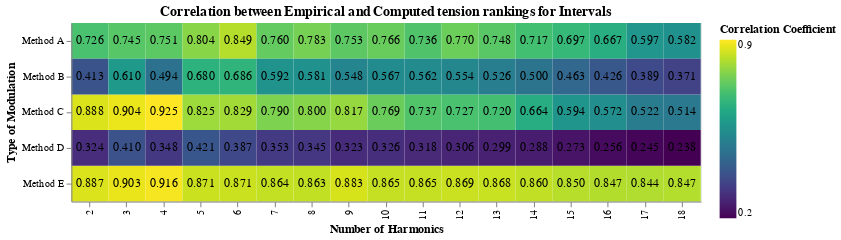

This figure's Vega-Lite source:
### Vega-Lite specification from a JSON file in a GitHub repository (floating-point values rounded to 4 significant figures)
{"config": {"view": {"continuousWidth": 300, "continuousHeight": 300}}, "layer": [{"mark": {"type": "rect"}, "encoding": {"color": {"field": "correlation", "scale": {"scheme": "viridis"}, "title": "Correlation Coefficient", "type": "quantitative"}, "tooltip": [{"field": "harmonics_considered", "type": "quantitative"}, {"field": "method", "type": "nominal"}, {"field": "correlation", "type": "quantitative"}, {"field": "p_value", "type": "quantitative"}], "x": {"field": "harmonics_considered", "title": "Number of Harmonics", "type": "ordinal"}, "y": {"field": "method", "title": "Type of Modulation", "type": "ordinal"}}, "title": "Correlation between Empirical and Computed Tension Rankings"}, {"mark": {"type": "text", "baseline": "middle", "color": "black"}, "encoding": {"text": {"field": "correlation", "format": ".3f", "type": "quantitative"}, "x": {"field": "harmonics_considered", "title": "Number of Harmonics", "type": "ordinal"}, "y": {"field": "method", "type": "nominal"}}}], "data": {"name": "data-dfd5c1d936ab5c3f532afe0276f1d750"}, "height": 170, "title": "Correlation between Empirical and Computed tension rankings for Intervals", "width": 600, "$schema": "https://vega.github.io/schema/vega-lite/v5.20.1.json", "datasets": {"data-dfd5c1d936ab5c3f532afe0276f1d750": [{"method": "Method A", "harmonics_considered": 2, "normed_column": "normed_values_only_modulations", "correlation": 0.7259, "p_value": 0.004967, "final_ranking_correlate": "[0.0, 0.0, 0.0, 0.0, 0.0, 0.5, 0.0, 1.0, 0.0, 0.5, 1.0, 0.5, 1.0]"}, {"method": "Method A", "harmonics_considered": 3, "normed_column": "normed_values_only_modulations", "correlation": 0.7445, "p_value": 0.00351, "final_ranking_correlate": "[0.0, 0.0, 0.0, 0.3333333333333333, 0.3333333333333333, 0.6666666666666666, 0.3333333333333333, 1.0, 0.3333333333333333, 0.6666666666666666, 1.0, 0.3333333333333333, 1.0]"}, {"method": "Method A", "harmonics_considered": 4, "normed_column": "normed_values_only_modulations", "correlation": 0.751, "p_value": 0.003087, "final_ranking_correlate": "[0.0, 0.0, 0.2, 0.2, 0.4, 0.6, 0.4, 1.0, 0.4, 0.6, 1.0, 0.4, 0.8]"}, {"method": "Method A", "harmonics_considered": 5, "normed_column": "normed_values_only_modulations", "correlation": 0.8038, "p_value": 0.0009286, "final_ranking_correlate": "[0.0, 0.0, 0.2857142857142857, 0.14285714285714285, 0.2857142857142857, 0.42857142857142855, 0.2857142857142857, 0.8571428571428571, 0.5714285714285714, 0.42857142857142855, 1.0, 0.42857142857142855, 0.8571428571428571]"}, {"method": "Method A", "harmonics_considered": 6, "normed_column": "normed_values_only_modulations", "correlation": 0.8488, "p_value": 0.0002432, "final_ranking_correlate": "[0.0, 0.0, 0.25, 0.375, 0.375, 0.625, 0.375, 0.875, 0.75, 0.625, 1.0, 0.5, 1.0]"}, {"method": "Method A", "harmonics_considered": 7, "normed_column": "normed_values_only_modulations", "correlation": 0.7598, "p_value": 0.002579, "final_ranking_correlate": "[0.0, 0.0, 0.125, 0.25, 0.25, 0.375, 0.375, 0.875, 0.5, 0.375, 0.875, 0.25, 1.0]"}, {"method": "Method A", "harmonics_considered": 8, "normed_column": "normed_values_only_modulations", "correlation": 0.7831, "p_value": 0.001544, "final_ranking_correlate": "[0.2222222222222222, 0.0, 0.2222222222222222, 0.3333333333333333, 0.4444444444444444, 0.4444444444444444, 0.4444444444444444, 1.0, 0.6666666666666666, 0.5555555555555556, 1.0, 0.4444444444444444, 1.0]"}, {"method": "Method A", "harmonics_considered": 9, "normed_column": "normed_values_only_modulations", "correlation": 0.7526, "p_value": 0.002994, "final_ranking_correlate": "[0.2, 0.0, 0.1, 0.3, 0.4, 0.3, 0.4, 0.8, 0.6, 0.4, 0.9, 0.3, 1.0]"}, {"method": "Method A", "harmonics_considered": 10, "normed_column": "normed_values_only_modulations", "correlation": 0.7663, "p_value": 0.002248, "final_ranking_correlate": "[0.3076923076923077, 0.0, 0.15384615384615385, 0.23076923076923078, 0.46153846153846156, 0.38461538461538464, 0.38461538461538464, 0.6923076923076923, 0.6153846153846154, 0.38461538461538464, 0.8461538461538461, 0.38461538461538464, 1.0]"}, {"method": "Method A", "harmonics_considered": 11, "normed_column": "normed_values_only_modulations", "correlation": 0.7355, "p_value": 0.004166, "final_ranking_correlate": "[0.3333333333333333, 0.0, 0.06666666666666667, 0.2, 0.4, 0.26666666666666666, 0.4, 0.6666666666666666, 0.6, 0.3333333333333333, 0.7333333333333333, 0.3333333333333333, 1.0]"}, {"method": "Method A", "harmonics_considered": 12, "normed_column": "normed_values_only_modulations", "correlation": 0.7695, "p_value": 0.002099, "final_ranking_correlate": "[0.23529411764705882, 0.0, 0.11764705882352941, 0.23529411764705882, 0.47058823529411764, 0.29411764705882354, 0.4117647058823529, 0.6470588235294118, 0.6470588235294118, 0.35294117647058826, 0.7058823529411765, 0.35294117647058826, 1.0]"}, {"method": "Method A", "harmonics_considered": 13, "normed_column": "normed_values_only_modulations", "correlation": 0.7475, "p_value": 0.003308, "final_ranking_correlate": "[0.3, 0.0, 0.15, 0.25, 0.55, 0.35, 0.45, 0.65, 0.6, 0.35, 0.7, 0.4, 1.0]"}, {"method": "Method A", "harmonics_considered": 14, "normed_column": "normed_values_only_modulations", "correlation": 0.7171, "p_value": 0.005801, "final_ranking_correlate": "[0.2857142857142857, 0.0, 0.14285714285714285, 0.23809523809523808, 0.5238095238095238, 0.2857142857142857, 0.42857142857142855, 0.6666666666666666, 0.5714285714285714, 0.3333333333333333, 0.6666666666666666, 0.3333333333333333, 1.0]"}, {"method": "Method A", "harmonics_considered": 15, "normed_column": "normed_values_only_modulations", "correlation": 0.6974, "p_value": 0.008054, "final_ranking_correlate": "[0.30434782608695654, 0.0, 0.17391304347826086, 0.2608695652173913, 0.5217391304347826, 0.30434782608695654, 0.4782608695652174, 0.6956521739130435, 0.6086956521739131, 0.30434782608695654, 0.6521739130434783, 0.34782608695652173, 1.0]"}, {"method": "Method A", "harmonics_considered": 16, "normed_column": "normed_values_only_modulations", "correlation": 0.6669, "p_value": 0.01278, "final_ranking_correlate": "[0.375, 0.0, 0.16666666666666666, 0.20833333333333334, 0.5833333333333334, 0.2916666666666667, 0.4583333333333333, 0.7083333333333334, 0.625, 0.2916666666666667, 0.6666666666666666, 0.375, 1.0]"}, {"method": "Method A", "harmonics_considered": 17, "normed_column": "normed_values_only_modulations", "correlation": 0.5972, "p_value": 0.03115, "final_ranking_correlate": "[0.4166666666666667, 0.0, 0.125, 0.25, 0.5833333333333334, 0.25, 0.4166666666666667, 0.75, 0.5416666666666666, 0.25, 0.625, 0.3333333333333333, 1.0]"}, {"method": "Method A", "harmonics_considered": 18, "normed_column": "normed_values_only_modulations", "correlation": 0.5819, "p_value": 0.03696, "final_ranking_correlate": "[0.4444444444444444, 0.0, 0.07407407407407407, 0.25925925925925924, 0.5925925925925926, 0.2222222222222222, 0.4074074074074074, 0.7037037037037037, 0.5555555555555556, 0.2222222222222222, 0.6296296296296297, 0.3333333333333333, 1.0]"}, {"method": "Method E", "harmonics_considered": 2, "normed_column": "normed_values_normed_weighted_modulations", "correlation": 0.8872, "p_value": 5.248e-05, "final_ranking_correlate": "[0.0, 0.0, 0.0, 0.0, 0.0, 0.22580645161290314, 0.0, 0.45161290322580633, 0.8602150537634407, 1.0, 0.7956989247311826, 1.0, 0.7956989247311826]"}, {"method": "Method E", "harmonics_considered": 3, "normed_column": "normed_values_normed_weighted_modulations", "correlation": 0.9032, "p_value": 2.339e-05, "final_ranking_correlate": "[0.0, 0.0, 0.0, 0.125, 0.21875, 0.44196428571428586, 0.2125, 0.6124999999999999, 1.0, 0.9723214285714288, 0.8187499999999999, 0.8598214285714285, 0.7721590909090909]"}, {"method": "Method E", "harmonics_considered": 4, "normed_column": "normed_values_normed_weighted_modulations", "correlation": 0.9161, "p_value": 1.09e-05, "final_ranking_correlate": "[0.0, 0.0, 0.07229832572298327, 0.16163132545192974, 0.228310502283105, 0.391906786332861, 0.2031963470319635, 0.5871020203915683, 1.0, 0.8765548732483076, 0.7938950397197725, 0.8825381829633131, 0.8022562449637392]"}, {"method": "Method E", "harmonics_considered": 5, "normed_column": "normed_values_normed_weighted_modulations", "correlation": 0.8708, "p_value": 0.0001071, "final_ranking_correlate": "[0.0, 0.010002122650030712, 0.10524094978256487, 0.17337759391991595, 0.10587144217447832, 0.23938594802908286, 0.13381652739631522, 0.5199077874147968, 1.0, 0.8361054591396743, 0.7697831982280035, 0.724788715152787, 0.7118911221469685]"}, {"method": "Method E", "harmonics_considered": 6, "normed_column": "normed_values_normed_weighted_modulations", "correlation": 0.8708, "p_value": 0.0001068, "final_ranking_correlate": "[0.04719055395802289, 0.0, 0.14482281385609957, 0.21643397541861878, 0.18120014602130774, 0.35304544735480503, 0.199166550328864, 0.5643874455929351, 1.0, 0.8349267373284583, 0.7646581638211071, 0.6899632729547724, 0.7119204974504866]"}, {"method": "Method E", "harmonics_considered": 7, "normed_column": "normed_values_normed_weighted_modulations", "correlation": 0.8639, "p_value": 0.0001406, "final_ranking_correlate": "[0.1087072524061303, 0.0, 0.08559643423312815, 0.1755771886255239, 0.166667232859868, 0.34345389557261596, 0.17204969677062895, 0.5222710131254498, 1.0, 0.7552094797631224, 0.7137999614785838, 0.6953291496332867, 0.714481162284226]"}, {"method": "Method E", "harmonics_considered": 8, "normed_column": "normed_values_normed_weighted_modulations", "correlation": 0.8625, "p_value": 0.000148, "final_ranking_correlate": "[0.10169063121719937, 0.0, 0.09842274456172705, 0.18009973216867434, 0.1794424849722699, 0.33252634102337325, 0.17348446021449004, 0.5281741425036703, 1.0, 0.7040712139338474, 0.7025820102665786, 0.701180146837938, 0.696253172095405]"}, {"method": "Method E", "harmonics_considered": 9, "normed_column": "normed_values_normed_weighted_modulations", "correlation": 0.8826, "p_value": 6.479e-05, "final_ranking_correlate": "[0.108694739108753, 0.0, 0.08631348525616783, 0.16216111092003263, 0.23801723718353884, 0.34019649802283386, 0.23887284753400323, 0.5508335470018275, 1.0, 0.6905747809735441, 0.7103859088548551, 0.6950159722669444, 0.7506820566331419]"}, {"method": "Method E", "harmonics_considered": 10, "normed_column": "normed_values_normed_weighted_modulations", "correlation": 0.8654, "p_value": 0.0001325, "final_ranking_correlate": "[0.1438078285240129, 0.0, 0.07403083904647668, 0.1761717710865639, 0.22363236212024473, 0.29709729858856143, 0.22051642249054032, 0.5247492619292358, 1.0, 0.7171226973025833, 0.7120620546442304, 0.659407249981431, 0.7366481756891666]"}, {"method": "Method E", "harmonics_considered": 11, "normed_column": "normed_values_normed_weighted_modulations", "correlation": 0.8653, "p_value": 0.000133, "final_ranking_correlate": "[0.17179147659731223, 0.0, 0.07084859726385054, 0.1578153961301465, 0.2273407340100342, 0.2813017772042841, 0.20671490626089703, 0.5468820884316985, 1.0, 0.7242248980243345, 0.7542072695746461, 0.6847404083702473, 0.7478555517859736]"}, {"method": "Method E", "harmonics_considered": 12, "normed_column": "normed_values_normed_weighted_modulations", "correlation": 0.8694, "p_value": 0.0001134, "final_ranking_correlate": "[0.16144487824549034, 0.0, 0.09650595833306093, 0.18422435875466708, 0.2782257043503089, 0.32590759971564204, 0.23246630048563982, 0.563488376985589, 1.0, 0.6961445949333974, 0.7562230801739147, 0.6576957119792785, 0.7641942380551955]"}, {"method": "Method E", "harmonics_considered": 13, "normed_column": "normed_values_normed_weighted_modulations", "correlation": 0.868, "p_value": 0.0001198, "final_ranking_correlate": "[0.19471583411103932, 0.0, 0.10771191459474988, 0.1880800909744545, 0.2834796622323331, 0.3161328165895192, 0.2249214581207815, 0.5660739297450379, 1.0, 0.7314760166714234, 0.7811775508686933, 0.6682418535490547, 0.7910486729534995]"}, {"method": "Method E", "harmonics_considered": 14, "normed_column": "normed_values_normed_weighted_modulations", "correlation": 0.8595, "p_value": 0.0001657, "final_ranking_correlate": "[0.20954353145620092, 0.0, 0.1110195593318195, 0.1899919440013961, 0.2832425950601162, 0.3134551616801301, 0.2098262385661324, 0.5511750295785673, 1.0, 0.7100605229213836, 0.794265540996738, 0.6622398667853786, 0.7810490598703947]"}, {"method": "Method E", "harmonics_considered": 15, "normed_column": "normed_values_normed_weighted_modulations", "correlation": 0.8502, "p_value": 0.0002313, "final_ranking_correlate": "[0.24896315705801234, 0.0, 0.11611107712936714, 0.22307619846950405, 0.28297306093820224, 0.30437981758990357, 0.22609189840181493, 0.5674684072286377, 1.0, 0.7247300054836253, 0.8074620577669965, 0.6453689682582204, 0.7933196526896735]"}, {"method": "Method E", "harmonics_considered": 16, "normed_column": "normed_values_normed_weighted_modulations", "correlation": 0.8471, "p_value": 0.0002577, "final_ranking_correlate": "[0.27522489927050847, 0.0, 0.12509341343543473, 0.21960260157247327, 0.2970800190676607, 0.3287002978810194, 0.218257809628992, 0.5730199979778439, 1.0, 0.7173947830745625, 0.8185032132653054, 0.6558275274351095, 0.8085613170079335]"}, {"method": "Method E", "harmonics_considered": 17, "normed_column": "normed_values_normed_weighted_modulations", "correlation": 0.8436, "p_value": 0.00029, "final_ranking_correlate": "[0.29319252115669, 0.0, 0.12649518598335252, 0.2242858821041263, 0.30684882630635796, 0.3192132020297775, 0.21730417736047714, 0.5868466761718488, 1.0, 0.7359393335388357, 0.8279916020498586, 0.6500790542551744, 0.828366912407711]"}, {"method": "Method E", "harmonics_considered": 18, "normed_column": "normed_values_normed_weighted_modulations", "correlation": 0.8474, "p_value": 0.0002553, "final_ranking_correlate": "[0.30998337417431926, 0.0, 0.1281600601315802, 0.23045341287968937, 0.32474327621886095, 0.32690229585735986, 0.2372737703608185, 0.593814478731528, 1.0, 0.7320291569301092, 0.8444869531015461, 0.6660644286972888, 0.8412146744452332]"}, {"method": "Method D", "harmonics_considered": 2, "normed_column": "normed_values_only_modulations", "correlation": 0.3238, "p_value": 0.2805, "final_ranking_correlate": "[0.0, 0.0, 1.0, 1.0, 1.0, 0.3333333333333332, 1.0, 1.0, 1.0, 0.3333333333333332, 1.0, 0.3333333333333332, 1.0]"}, {"method": "Method D", "harmonics_considered": 3, "normed_column": "normed_values_only_modulations", "correlation": 0.4101, "p_value": 0.164, "final_ranking_correlate": "[0.2666666666666668, 0.0, 0.46666666666666673, 0.6000000000000002, 0.6000000000000002, 0.19999999999999976, 0.5999999999999999, 0.6000000000000002, 0.5999999999999999, 0.19999999999999976, 0.6000000000000002, 0.19999999999999976, 1.0]"}, {"method": "Method D", "harmonics_considered": 4, "normed_column": "normed_values_only_modulations", "correlation": 0.3479, "p_value": 0.244, "final_ranking_correlate": "[0.30555555555555564, 0.0, 0.6388888888888894, 0.6666666666666666, 0.7500000000000004, 0.2500000000000001, 0.7500000000000001, 0.6666666666666666, 0.7500000000000004, 0.2500000000000001, 0.6666666666666666, 0.2500000000000001, 1.0]"}, {"method": "Method D", "harmonics_considered": 5, "normed_column": "normed_values_only_modulations", "correlation": 0.4208, "p_value": 0.1521, "final_ranking_correlate": "[0.37155963302752304, 0.0, 0.5642201834862384, 0.5871559633027523, 0.7385321100917429, 0.24311926605504572, 0.7110091743119265, 0.7247706422018348, 0.6559633027522934, 0.2981651376146788, 0.7247706422018346, 0.2981651376146788, 1.0]"}, {"method": "Method D", "harmonics_considered": 6, "normed_column": "normed_values_only_modulations", "correlation": 0.387, "p_value": 0.1914, "final_ranking_correlate": "[0.45149253731343286, 0.0, 0.4962686567164177, 0.5522388059701492, 0.6753731343283581, 0.19776119402985118, 0.6529850746268654, 0.626865671641791, 0.608208955223881, 0.24253731343283597, 0.6641791044776117, 0.2798507462686564, 1.0]"}, {"method": "Method D", "harmonics_considered": 7, "normed_column": "normed_values_only_modulations", "correlation": 0.3525, "p_value": 0.2375, "final_ranking_correlate": "[0.4716157205240174, 0.0, 0.5026686074721008, 0.6215429403202325, 0.7336244541484718, 0.23095584667637067, 0.6453178068898595, 0.689471130519166, 0.5754488112566719, 0.27171276079572987, 0.7234352256186324, 0.25473071324599716, 1.0]"}, {"method": "Method D", "harmonics_considered": 8, "normed_column": "normed_values_only_modulations", "correlation": 0.345, "p_value": 0.2484, "final_ranking_correlate": "[0.5049869904596703, 0.0, 0.5175628794449263, 0.6010407632263661, 0.72398091934085, 0.2291847354726798, 0.6222896790980047, 0.722463139635733, 0.5826105810928012, 0.2656114483954895, 0.7528187337380746, 0.2504336513443191, 1.0]"}, {"method": "Method D", "harmonics_considered": 9, "normed_column": "normed_values_only_modulations", "correlation": 0.3225, "p_value": 0.2825, "final_ranking_correlate": "[0.540952994204765, 0.0, 0.4755312298776561, 0.5904700579523501, 0.6999999999999997, 0.236638763683194, 0.5868641339343208, 0.6986477784932386, 0.5920798454603993, 0.25106245975531216, 0.7076625885383127, 0.22311654861558275, 1.0]"}, {"method": "Method D", "harmonics_considered": 10, "normed_column": "normed_values_only_modulations", "correlation": 0.326, "p_value": 0.2771, "final_ranking_correlate": "[0.5532076797003043, 0.0, 0.48636150784359605, 0.5908452353078905, 0.712538047295715, 0.2396979630063214, 0.6023179583235774, 0.726059470849918, 0.5775579489580892, 0.26756029033013334, 0.7195036291266682, 0.2421564036525402, 1.0]"}, {"method": "Method D", "harmonics_considered": 11, "normed_column": "normed_values_only_modulations", "correlation": 0.3177, "p_value": 0.2902, "final_ranking_correlate": "[0.5675374291172026, 0.0, 0.4675464301073115, 0.5934552800808087, 0.7078128594145358, 0.23575093260258628, 0.5639120303233357, 0.7205192571182832, 0.5809689065797233, 0.25143265759233535, 0.7364110052105729, 0.22756003160347624, 1.0]"}, {"method": "Method D", "harmonics_considered": 12, "normed_column": "normed_values_only_modulations", "correlation": 0.3059, "p_value": 0.3095, "final_ranking_correlate": "[0.5940371796161339, 0.0, 0.45614524373405546, 0.5966112233794499, 0.7117299585775553, 0.23365276469673846, 0.5548138733186423, 0.7022247419098218, 0.5704090123535818, 0.24799059993964964, 0.7273159535849155, 0.23672515796307675, 1.0]"}, {"method": "Method D", "harmonics_considered": 13, "normed_column": "normed_values_only_modulations", "correlation": 0.2986, "p_value": 0.3217, "final_ranking_correlate": "[0.6026213381431608, 0.0, 0.47747298824730505, 0.608667674225107, 0.7070826584432733, 0.249937342391067, 0.5499005854503616, 0.7127735788876546, 0.5841949096728569, 0.2464186618831185, 0.7453141470205367, 0.2358967823059514, 1.0]"}, {"method": "Method D", "harmonics_considered": 14, "normed_column": "normed_values_only_modulations", "correlation": 0.2883, "p_value": 0.3395, "final_ranking_correlate": "[0.6195264285978249, 0.0, 0.4852881216048091, 0.618853549475862, 0.7031919414641363, 0.25611750286397095, 0.553189785787315, 0.7164539732203346, 0.5694876264150476, 0.25281870142028307, 0.7691559601384562, 0.22908254394501157, 1.0]"}, {"method": "Method D", "harmonics_considered": 15, "normed_column": "normed_values_only_modulations", "correlation": 0.273, "p_value": 0.3668, "final_ranking_correlate": "[0.6412492940344644, 0.0, 0.4832837524118974, 0.6161992412594572, 0.706186218100884, 0.2592250276941752, 0.5463120650780448, 0.7256669468750951, 0.5696518301385222, 0.25001067115000164, 0.7683840684811981, 0.22065382934580774, 1.0]"}, {"method": "Method D", "harmonics_considered": 16, "normed_column": "normed_values_only_modulations", "correlation": 0.2559, "p_value": 0.3987, "final_ranking_correlate": "[0.6764191915048066, 0.0, 0.4865737064535819, 0.6219395651998567, 0.7143969661613508, 0.26569687479574855, 0.5406806389751474, 0.7434967020772113, 0.5836187175718163, 0.2506068094491777, 0.7844129168990212, 0.21761548292353222, 1.0]"}, {"method": "Method D", "harmonics_considered": 17, "normed_column": "normed_values_only_modulations", "correlation": 0.2448, "p_value": 0.4202, "final_ranking_correlate": "[0.6853206168903467, 0.0, 0.49126469321350613, 0.6342262108362364, 0.7169003437394812, 0.26271105729446603, 0.5309759381113309, 0.7446931813163812, 0.5783204020980951, 0.24892435896951115, 0.7940951491234195, 0.21178379261362826, 1.0]"}, {"method": "Method D", "harmonics_considered": 18, "normed_column": "normed_values_only_modulations", "correlation": 0.2377, "p_value": 0.4341, "final_ranking_correlate": "[0.7015989350025167, 0.0, 0.4882241411747854, 0.6351369881210785, 0.7265020660975481, 0.26645057002030564, 0.5309241103647994, 0.7478142031443019, 0.5871661597680852, 0.24833407442959493, 0.7946606144373314, 0.21412338032534123, 1.0]"}, {"method": "Method C", "harmonics_considered": 2, "normed_column": "normed_values_normed_weighted_modulations", "correlation": 0.888, "p_value": 5.048e-05, "final_ranking_correlate": "[0.0, 0.0, 0.0, 0.0, 0.0, 0.2916666666666667, 0.0, 0.4375, 0.9375000000000001, 1.0, 0.8437500000000001, 1.0, 0.8437500000000001]"}, {"method": "Method C", "harmonics_considered": 3, "normed_column": "normed_values_normed_weighted_modulations", "correlation": 0.9044, "p_value": 2.181e-05, "final_ranking_correlate": "[0.0, 0.0, 0.0, 0.2, 0.27999999999999997, 0.5485714285714286, 0.33999999999999997, 0.5599999999999999, 1.0, 0.8685714285714285, 0.74, 0.7085714285714284, 0.8355555555555556]"}, {"method": "Method C", "harmonics_considered": 4, "normed_column": "normed_values_normed_weighted_modulations", "correlation": 0.9245, "p_value": 6.197e-06, "final_ranking_correlate": "[0.0, 0.0, 0.12378426171529622, 0.21043324491600357, 0.2758620689655173, 0.4157088122605364, 0.2758620689655173, 0.557029177718833, 1.0, 0.7375478927203066, 0.7550839964633069, 0.7777777777777779, 0.8505747126436783]"}, {"method": "Method C", "harmonics_considered": 5, "normed_column": "normed_values_normed_weighted_modulations", "correlation": 0.8249, "p_value": 0.000519, "final_ranking_correlate": "[0.0, 0.0, 0.16551559895213155, 0.2321981424148607, 0.05882352941176472, 0.15334338863750627, 0.1346692523163112, 0.49321266968325794, 1.0, 0.7180281019290308, 0.728506787330317, 0.5560847820909741, 0.6862745098039217]"}, {"method": "Method C", "harmonics_considered": 6, "normed_column": "normed_values_normed_weighted_modulations", "correlation": 0.8294, "p_value": 0.000454, "final_ranking_correlate": "[0.1055931041238123, 0.0, 0.2341825086462171, 0.31236055332440876, 0.20922715251248897, 0.37684396121069647, 0.26329709080223324, 0.5576778659352859, 1.0, 0.7291304052984922, 0.7296503085512783, 0.5296416016368999, 0.7364090508374963]"}, {"method": "Method C", "harmonics_considered": 7, "normed_column": "normed_values_normed_weighted_modulations", "correlation": 0.7902, "p_value": 0.001308, "final_ranking_correlate": "[0.2544742729306488, 0.0, 0.13806327900287632, 0.2558800411149405, 0.21523607676910397, 0.3758389261744969, 0.23713646532438484, 0.49579781123405314, 1.0, 0.5739852988175138, 0.6532438478747205, 0.518504314477469, 0.7457121551081285]"}, {"method": "Method C", "harmonics_considered": 8, "normed_column": "normed_values_normed_weighted_modulations", "correlation": 0.7999, "p_value": 0.001029, "final_ranking_correlate": "[0.21752545510644866, 0.0, 0.1603593451654302, 0.24550035997120237, 0.23409882311455893, 0.33529681261862687, 0.2312215022798176, 0.5244780417566595, 1.0, 0.5045516358691303, 0.6650063913254286, 0.5647068234541236, 0.7132901367890567]"}, {"method": "Method C", "harmonics_considered": 9, "normed_column": "normed_values_normed_weighted_modulations", "correlation": 0.8171, "p_value": 0.0006491, "final_ranking_correlate": "[0.23984497824576806, 0.0, 0.13647148473355153, 0.22509634636728176, 0.3849411206231558, 0.353499741456306, 0.40144784468575184, 0.5804540967423494, 1.0, 0.4793635124336013, 0.6811451135241853, 0.5392986414704085, 0.8542910418527396]"}, {"method": "Method C", "harmonics_considered": 10, "normed_column": "normed_values_normed_weighted_modulations", "correlation": 0.7689, "p_value": 0.002128, "final_ranking_correlate": "[0.3301577761081895, 0.0, 0.11135773317591498, 0.26214876033057855, 0.3499486263122626, 0.25009236752552244, 0.349948626312263, 0.5443823989278535, 1.0, 0.56201221703198, 0.688210121136647, 0.471117499101689, 0.8108790383170548]"}, {"method": "Method C", "harmonics_considered": 11, "normed_column": "normed_values_normed_weighted_modulations", "correlation": 0.7369, "p_value": 0.004061, "final_ranking_correlate": "[0.45223265399587825, 0.0, 0.13439541147349696, 0.24585909472559345, 0.4180665512281851, 0.20942545811993513, 0.3560796885733916, 0.6052003921134762, 1.0, 0.5454186795269008, 0.8261652476216249, 0.5028541001652592, 0.8653139654125306]"}, {"method": "Method C", "harmonics_considered": 12, "normed_column": "normed_values_normed_weighted_modulations", "correlation": 0.7267, "p_value": 0.004894, "final_ranking_correlate": "[0.40423207638776504, 0.0, 0.20659908683860786, 0.32027836219453015, 0.543798685138647, 0.34215158426529524, 0.4125262987538437, 0.6526697125499521, 1.0, 0.5007613014456475, 0.825774646133928, 0.46421653008479363, 0.9155915790536459]"}, {"method": "Method C", "harmonics_considered": 13, "normed_column": "normed_values_normed_weighted_modulations", "correlation": 0.7197, "p_value": 0.005547, "final_ranking_correlate": "[0.49798643493005534, 0.0, 0.2560678688275128, 0.3488240920126544, 0.5606861113121522, 0.31735124160549755, 0.39098664688427304, 0.6851901807391424, 0.9888540108394444, 0.5900749648602218, 0.8958019166220755, 0.4849954844536191, 1.0]"}, {"method": "Method C", "harmonics_considered": 14, "normed_column": "normed_values_normed_weighted_modulations", "correlation": 0.6642, "p_value": 0.01329, "final_ranking_correlate": "[0.5593647228683728, 0.0, 0.27471085757904135, 0.3779466044325275, 0.5880731751208534, 0.31666859769049527, 0.3596538827332294, 0.6497194498237254, 1.0, 0.5365156606032522, 0.9768978836522787, 0.46811879658594974, 0.9948148042338624]"}, {"method": "Method C", "harmonics_considered": 15, "normed_column": "normed_values_normed_weighted_modulations", "correlation": 0.5944, "p_value": 0.03218, "final_ranking_correlate": "[0.6541626794258371, 0.0, 0.2920203735144309, 0.4720992822966505, 0.5621266605248297, 0.28647929275325557, 0.39767084950798964, 0.6860530773574249, 0.9621161649809216, 0.5595551189834912, 0.9712623309114534, 0.40586921850079716, 1.0]"}, {"method": "Method C", "harmonics_considered": 16, "normed_column": "normed_values_normed_weighted_modulations", "correlation": 0.5725, "p_value": 0.04089, "final_ranking_correlate": "[0.7013961870007289, 0.0, 0.30895076702707697, 0.44525378063219645, 0.5782595873334739, 0.3442176388288923, 0.3626641038865565, 0.6901625204583477, 0.9388978734764707, 0.5239441285652598, 0.9738526737462982, 0.424711209684872, 1.0]"}, {"method": "Method C", "harmonics_considered": 17, "normed_column": "normed_values_normed_weighted_modulations", "correlation": 0.5222, "p_value": 0.06713, "final_ranking_correlate": "[0.7295352868531003, 0.0, 0.3167455910888962, 0.44837936973824033, 0.5971649583655474, 0.29854496221742705, 0.345683140097899, 0.6933041403702342, 0.8574141118523815, 0.522777473843787, 0.9500365238771135, 0.36391046054847637, 1.0]"}, {"method": "Method C", "harmonics_considered": 18, "normed_column": "normed_values_normed_weighted_modulations", "correlation": 0.514, "p_value": 0.07235, "final_ranking_correlate": "[0.7489220362253034, 0.0, 0.30931516083503624, 0.4547015557832185, 0.6276229616058144, 0.30636745475015154, 0.39347882566900483, 0.6918736656613234, 0.821067432126658, 0.4867135529010854, 0.9533105242380379, 0.3882073994216241, 1.0]"}, {"method": "Method B", "harmonics_considered": 2, "normed_column": "normed_values_only_modulations", "correlation": 0.4135, "p_value": 0.1602, "final_ranking_correlate": "[0.0, 0.0, 1.0, 1.0, 1.0, 0.5, 1.0, 1.0, 1.0, 0.5, 1.0, 0.5, 1.0]"}, {"method": "Method B", "harmonics_considered": 3, "normed_column": "normed_values_only_modulations", "correlation": 0.6099, "p_value": 0.02686, "final_ranking_correlate": "[0.0, 0.0, 0.3333333333333333, 0.6666666666666666, 0.6666666666666666, 0.3333333333333333, 0.6666666666666666, 0.6666666666666666, 0.6666666666666666, 0.3333333333333333, 0.6666666666666666, 0.3333333333333333, 1.0]"}, {"method": "Method B", "harmonics_considered": 4, "normed_column": "normed_values_only_modulations", "correlation": 0.4938, "p_value": 0.08636, "final_ranking_correlate": "[0.0, 0.0, 0.75, 0.75, 1.0, 0.5, 1.0, 0.75, 1.0, 0.5, 0.75, 0.5, 1.0]"}, {"method": "Method B", "harmonics_considered": 5, "normed_column": "normed_values_only_modulations", "correlation": 0.6798, "p_value": 0.01058, "final_ranking_correlate": "[0.0, 0.0, 0.6, 0.6, 0.8, 0.4, 1.0, 0.8, 0.8, 0.6, 0.8, 0.6, 1.0]"}, {"method": "Method B", "harmonics_considered": 6, "normed_column": "normed_values_only_modulations", "correlation": 0.6862, "p_value": 0.009593, "final_ranking_correlate": "[0.14285714285714285, 0.0, 0.42857142857142855, 0.5714285714285714, 0.7142857142857143, 0.2857142857142857, 0.8571428571428571, 0.5714285714285714, 0.7142857142857143, 0.42857142857142855, 0.7142857142857143, 0.5714285714285714, 1.0]"}, {"method": "Method B", "harmonics_considered": 7, "normed_column": "normed_values_only_modulations", "correlation": 0.5923, "p_value": 0.03293, "final_ranking_correlate": "[0.125, 0.0, 0.5, 0.75, 0.875, 0.375, 0.875, 0.75, 0.625, 0.5, 0.875, 0.5, 1.0]"}, {"method": "Method B", "harmonics_considered": 8, "normed_column": "normed_values_only_modulations", "correlation": 0.5807, "p_value": 0.03744, "final_ranking_correlate": "[0.2, 0.0, 0.6, 0.7, 0.9, 0.4, 0.8, 0.8, 0.7, 0.5, 0.9, 0.5, 1.0]"}, {"method": "Method B", "harmonics_considered": 9, "normed_column": "normed_values_only_modulations", "correlation": 0.5484, "p_value": 0.05232, "final_ranking_correlate": "[0.25, 0.0, 0.5, 0.6666666666666666, 0.8333333333333334, 0.4166666666666667, 0.75, 0.75, 0.75, 0.4166666666666667, 0.75, 0.4166666666666667, 1.0]"}, {"method": "Method B", "harmonics_considered": 10, "normed_column": "normed_values_only_modulations", "correlation": 0.5666, "p_value": 0.04349, "final_ranking_correlate": "[0.26666666666666666, 0.0, 0.5333333333333333, 0.6666666666666666, 0.8, 0.4, 0.8, 0.8, 0.6666666666666666, 0.4666666666666667, 0.7333333333333333, 0.4666666666666667, 1.0]"}, {"method": "Method B", "harmonics_considered": 11, "normed_column": "normed_values_only_modulations", "correlation": 0.5625, "p_value": 0.04538, "final_ranking_correlate": "[0.25, 0.0, 0.5, 0.6875, 0.8125, 0.375, 0.6875, 0.8125, 0.6875, 0.4375, 0.75, 0.4375, 1.0]"}, {"method": "Method B", "harmonics_considered": 12, "normed_column": "normed_values_only_modulations", "correlation": 0.5542, "p_value": 0.04937, "final_ranking_correlate": "[0.3157894736842105, 0.0, 0.47368421052631576, 0.6842105263157895, 0.8421052631578947, 0.3684210526315789, 0.6842105263157895, 0.7368421052631579, 0.6842105263157895, 0.42105263157894735, 0.7368421052631579, 0.47368421052631576, 1.0]"}, {"method": "Method B", "harmonics_considered": 13, "normed_column": "normed_values_only_modulations", "correlation": 0.5265, "p_value": 0.06454, "final_ranking_correlate": "[0.3181818181818182, 0.0, 0.5454545454545454, 0.7272727272727273, 0.8181818181818182, 0.4090909090909091, 0.6818181818181818, 0.7272727272727273, 0.7272727272727273, 0.4090909090909091, 0.7727272727272727, 0.45454545454545453, 1.0]"}, {"method": "Method B", "harmonics_considered": 14, "normed_column": "normed_values_only_modulations", "correlation": 0.4998, "p_value": 0.08202, "final_ranking_correlate": "[0.36, 0.0, 0.6, 0.76, 0.8, 0.44, 0.72, 0.76, 0.68, 0.44, 0.84, 0.44, 1.0]"}, {"method": "Method B", "harmonics_considered": 15, "normed_column": "normed_values_only_modulations", "correlation": 0.4625, "p_value": 0.1115, "final_ranking_correlate": "[0.4074074074074074, 0.0, 0.5925925925925926, 0.7777777777777778, 0.8148148148148148, 0.4444444444444444, 0.7407407407407407, 0.8148148148148148, 0.7037037037037037, 0.4444444444444444, 0.8518518518518519, 0.4074074074074074, 1.0]"}, {"method": "Method B", "harmonics_considered": 16, "normed_column": "normed_values_only_modulations", "correlation": 0.4263, "p_value": 0.1463, "final_ranking_correlate": "[0.4827586206896552, 0.0, 0.6206896551724138, 0.7931034482758621, 0.8620689655172413, 0.4827586206896552, 0.7241379310344828, 0.8620689655172413, 0.7586206896551724, 0.4482758620689655, 0.896551724137931, 0.41379310344827586, 1.0]"}, {"method": "Method B", "harmonics_considered": 17, "normed_column": "normed_values_only_modulations", "correlation": 0.3895, "p_value": 0.1884, "final_ranking_correlate": "[0.4838709677419355, 0.0, 0.6451612903225806, 0.8387096774193549, 0.8709677419354839, 0.45161290322580644, 0.7096774193548387, 0.8709677419354839, 0.7419354838709677, 0.45161290322580644, 0.9032258064516129, 0.3870967741935484, 1.0]"}, {"method": "Method B", "harmonics_considered": 18, "normed_column": "normed_values_only_modulations", "correlation": 0.3711, "p_value": 0.2119, "final_ranking_correlate": "[0.5294117647058824, 0.0, 0.6470588235294118, 0.8529411764705882, 0.9117647058823529, 0.47058823529411764, 0.7352941176470589, 0.8823529411764706, 0.7941176470588235, 0.4411764705882353, 0.9117647058823529, 0.4117647058823529, 1.0]"}]}}
